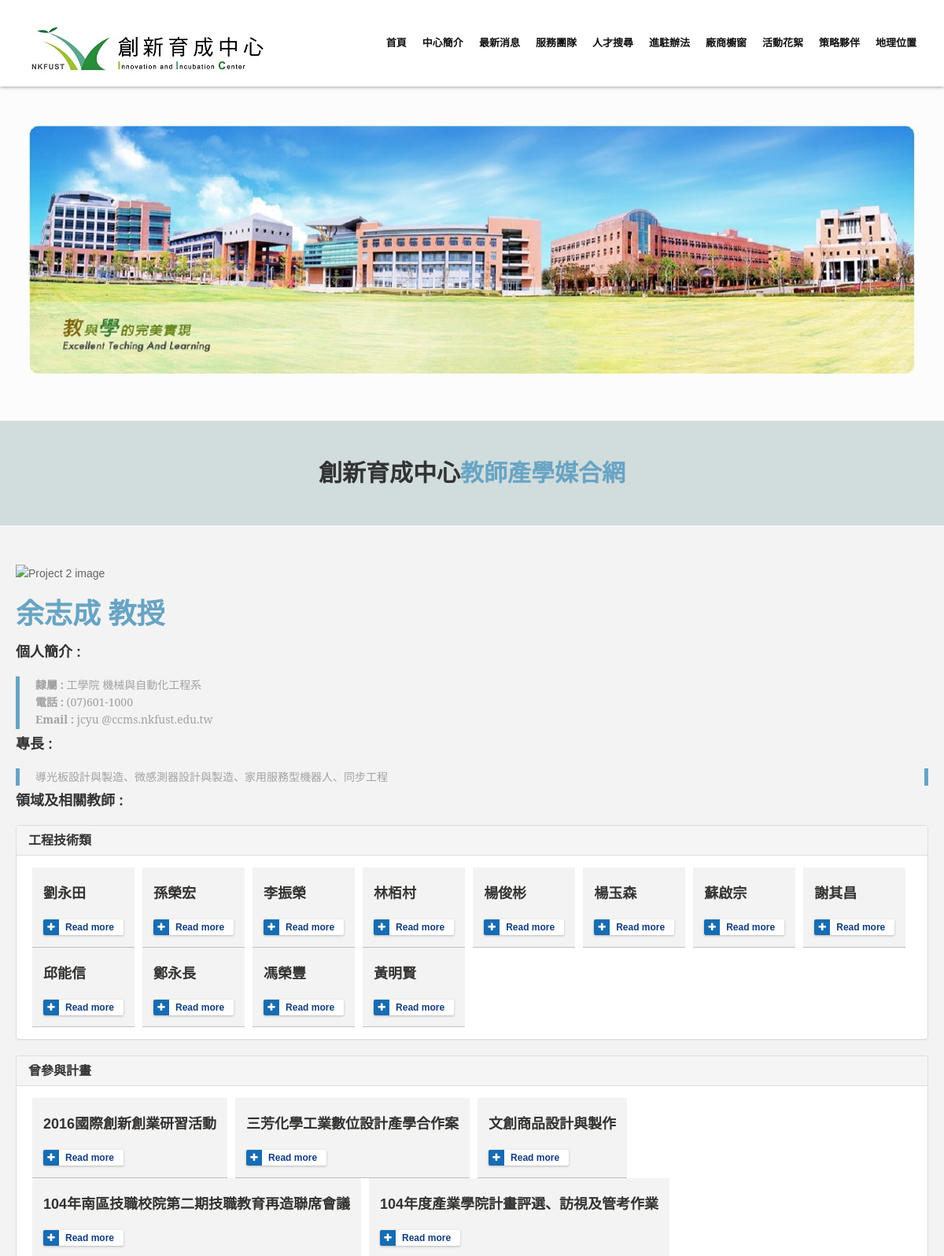
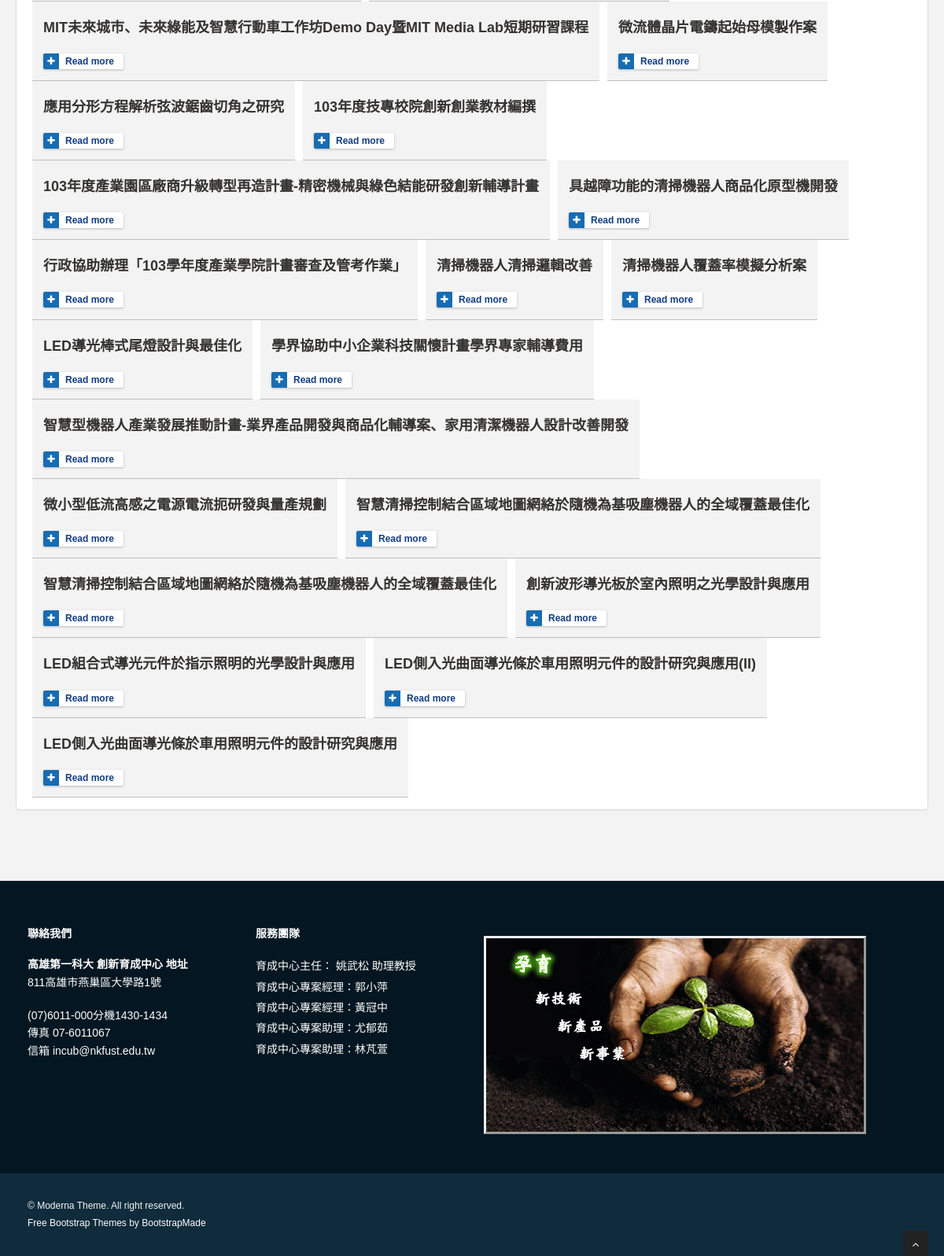
Page /index.php/members/memberid/00011001 on the committed database (2 pictures, top to bottom).
### tables this page shows
CREATE TABLE `faculty` (
  `serial_number` int(11) NOT NULL AUTO_INCREMENT,
  `id` varchar(8) DEFAULT NULL,
  `college` varchar(4) DEFAULT NULL,
  `department` varchar(4) DEFAULT NULL,
  `name` varchar(50) DEFAULT NULL,
  `PP` varchar(10) DEFAULT NULL,
  `phone` varchar(20) DEFAULT NULL,
  `extension` varchar(10) DEFAULT NULL,
  `fax` varchar(20) DEFAULT NULL,
  `email` varchar(255) DEFAULT NULL,
  `classify` varchar(50) DEFAULT NULL,
  `specialized` text,
  PRIMARY KEY (`serial_number`)
);

CREATE TABLE `colleges` (
  `serial_number` int(11) NOT NULL AUTO_INCREMENT,
  `id` varchar(3) DEFAULT NULL,
  `c_abbr` varchar(5) DEFAULT NULL,
  `c_ename` varchar(64) DEFAULT NULL,
  `c_cname` varchar(16) DEFAULT NULL,
  PRIMARY KEY (`serial_number`)
);

CREATE TABLE `departments` (
  `serial_number` int(11) NOT NULL AUTO_INCREMENT,
  `id` varchar(3) DEFAULT NULL,
  `d_eabbr` varchar(5) DEFAULT NULL,
  `d_cabbr` varchar(16) DEFAULT NULL,
  `d_ename` varchar(64) DEFAULT NULL,
  `d_cname` varchar(64) DEFAULT NULL,
  PRIMARY KEY (`serial_number`)
);

CREATE TABLE `ia_relation` (
  `p_id` varchar(13) NOT NULL,
  `year` varchar(3) DEFAULT NULL,
  `department` varchar(63) DEFAULT NULL,
  `host_name` varchar(63) DEFAULT NULL,
  `project_name` varchar(255) DEFAULT NULL,
  PRIMARY KEY (`p_id`)
);

CREATE TABLE `most_relation_in` (
  `year` varchar(4) NOT NULL,
  `project_number` varchar(30) NOT NULL,
  `host_name` varchar(255) NOT NULL,
  PRIMARY KEY (`year`,`project_number`,`host_name`)
);

CREATE TABLE `most_project` (
  `p_id` varchar(30) NOT NULL,
  `start_time` varchar(10) DEFAULT NULL,
  `end_time` varchar(10) DEFAULT NULL,
  `project_name` varchar(255) DEFAULT NULL,
  `applier` varchar(8) DEFAULT NULL,
  PRIMARY KEY (`p_id`)
);

### application/controllers/Members.php (called while the page is built, shortened)
<?php
	class Members extends CI_Controller {
		public function __construct(){
			$this->load->model('Search_model');
			$this->load->helper('form');
			$this->load->library('form_validation');
			$this->load->helper('url');
		}
		public function memberID($id){
			$data['project'] = $this->Search_model->get_project($id);
			$data['profile'] = $this->Search_model->get_profile($id);
			$data['title'] = '';
			$expertise = $data['profile'];
			$data['expertise'] = $this->Search_model->get_expertise(@$expertise[0]['expertise'][0]['code']);
			$this->load->view('templates/head');
			$this->load->view('templates/subtitle');
			$this->load->view('members/member_body',$data);
			$this->load->view('templates/footer.php');
        }
}

### index.php (called while the page is built, shortened)
<?php
require_once BASEPATH.'core/CodeIgniter.php';

### application/models/Search_model.php (called while the page is built, shortened)
<?php
	class Search_model extends CI_Model {
		public function get_project($cond) {
			$qString1 = 'select distinct(project_name), `year`, `p_id` from ia_relation where host_name = "'.$cond.'" order by year desc ;';
			$qString2 = 'select project_name, `year`, `p_id`';
			$qString2 .= ' from most_relation_in left join most_project on';
			$qString2 .= ' most_relation_in.project_number = most_project.p_id ';
			$qString2 .= ' where host_name = "'.$cond.'" order by year desc ;';
			$query1 = $this->db->query($qString1);
			$query2 = $this->db->query($qString2);
			$result1 = $query1->result_array();
			$result2 = $query2->result_array();
			$result = array_merge($result1,$result2);
			return $result;
		}
		public function get_profile($cond = FALSE) {
			$columns = array(
				'c_cname',
				'd_cname',
				'd_cabbr',
				'name',
				'PP',
				'phone',
				'extension',
				'fax',
				'email',
				'specialized',
				'classify'
			);
			$s_columns = implode(', ',$columns);
			$qString = 'select faculty.id, '.$s_columns.' from faculty ';
			$qString .= 'left join colleges on College = colleges.id ';
			$qString .= 'left join departments on Department = departments.id ';
			$qString .= 'where faculty.id = "'.$cond.'";';
			$query = $this->db->query($qString);
			$result = $query->result_array();
			$qString = 'select code,code_expertise.expertise from relation ';
			$qString .= 'left join code_expertise on code = relation.expertise ';
			$qString .= 'where t_id = "'.$cond.'";';
			$query = $this->db->query($qString);
			$result[0]['expertise'] = $query->result_array();
			return $result;
		}
		public function get_expertise($cond = FALSE) {
			$qString = 'select distinct id, name from faculty ';
			$qString .= 'left join relation on id = t_id ';
			$qString .= 'where expertise = "'.$cond.'";';
			if ($cond != "") {
				$query = $this->db->query($qString);
				$result = $query->result_array();
			} else {
				$result = null;
			}
			return $result;
		}
	}

### application/views/members/member_body.php (the view, shortened to what this page needs)
<section id="content">
<div class="container">
	<div class="row">
					<div class="blog">
							<div class="extra_wrapper">
								 <img src="img/showcase/project2.png" alt="Project 2 image" class="img-responsive underlay">
								<h1 class="blog_head color1"><a href="#"> <?php echo $profile[0]['name'].' '.$profile[0]['PP']; ?> </a></h1>
								<p>
								<h4><b>個人簡介 : </b></h4>
									<span class="pullquote-left">
									<b>隸屬 :</b> <?php echo $profile[0]['c_cname'].' '.$profile[0]['d_cname']; ?> <br>
									<b>電話 : </b><?php echo $profile[0]['phone']; ?> <br>
									<b>Email :</b> <?php echo $profile[0]['email']; ?> <br>
									</span>
								<h4><b>專長 : </b></h4>
								<span class="pullquote-left"><span class="pullquote-right">
								<?php echo $profile[0]['specialized'];?>
								</p>
								<h4><b>領域及相關教師 : </b></h4>
							</div>
					</div>
					<div class="panel-group" id="accordion" role="tablist" aria-multiselectable="true">
						<div class="panel panel-default">
							<div class="panel-heading" role="tab" id="headingOne">
								<h4 class="panel-title">
									<a role="button" data-toggle="collapse" data-parent="#accordion" href="#collapseOne" aria-expanded="true" aria-controls="collapseOne">
										<?php echo $profile[0]['classify']?>
									</a>
								</h4>
							</div>
							<div id="collapseOne" class="panel-collapse collapse in" role="tabpanel" aria-labelledby="headingOne">
								<div class="panel-body">
								<div class="item-carousel" data-toggle="owlcarousel" data-owlcarousel-settings='{"items":8, "pagination":true, "navigation":true, "itemsScaleUp":true}'>
										<?php foreach ($expertise as $relation_item):
												if($relation_item['id'] != $profile[0]['id']){ ?>
											<div class="item">
									              <div class="item-details bg-noise">
									                <h4 class="item-title"><a href="<?php echo base_url('index.php').'/members/memberid/'.$relation_item['id']?>"><?php echo $relation_item['name']?></a></h4>
									                <a href="<?php echo base_url('index.php').'/members/memberid/'.$relation_item['id']?>" class="btn btn-more"><i class="fa fa-plus"></i>Read more</a>
									              </div>
							            	</div>
										<?php }
											endforeach ?>
      								</div>
								</div>
							</div>
						</div>
					</div>
			<div class="panel-group" id="accordion" role="tablist" aria-multiselectable="true">
						<div class="panel panel-default">
							<div class="panel-heading" role="tab" id="headingOne">
								<h4 class="panel-title">
									<a role="button" data-toggle="collapse" data-parent="#accordion" href="#collapseTwo" aria-expanded="true" aria-controls="collapseTwo">
										曾參與計畫
									</a>
								</h4>
							</div>
					<div id="collapseTwo" class="panel-collapse collapse in" role="tabpanel" aria-labelledby="headingOne">
						<div class="panel-body">
						<div class="item-carousel" data-toggle="owlcarousel" data-owlcarousel-settings='{"items":1, "pagination":true, "navigation":true, "itemsScaleUp":true}'>
									<?php foreach ($project as $project_item):
												if(@$relation_item['id'] != $profile[0]['id']){ ?>
											<div class="item">
									              <div class="item-details bg-noise">
									                <h4 class="item-title"><a href=""><?php echo $project_item['project_name']?></a></h4>
									                <a href="" class="btn btn-more"><i class="fa fa-plus"></i>Read more</a>
									              </div>
							            	</div>
										<?php }
											endforeach ?>
							</div>
						</div>
					</div>
						</div>
								</div>
							</div>
						</div>
					</div>

### userfile/tests/css/style.css (style rules this page uses)
body { font-family: 'Microsoft JhengHei', "微軟正黑體", 'LiHei Pro', sans-serif, Ariel; font-size:14px; line-height:1.6em; color:#656565; }
a, a:hover,a:focus,a:active, footer a.text-link:hover, strike, .post-meta span a:hover, footer a.text-link, ul.meta-post li a:hover, ul.cat li a:hover, ul.recent li h6 a:hover, ul.portfolio-categ li.active a, ul.portfolio-categ li.active a:hover, ul.portfolio-categ li a:hover,ul.related-post li h4 a:hover, span.highlight,article .post-heading h3 a:hover, .navbar .nav > .active > a,.navbar .nav > .active > a:hover,.navbar .nav > li > a:hover,.navbar .nav > li > a:focus,.navbar .nav > .active > a:focus { color:#68A4C4; }
h2, h3, h4, h5, h6 { font-family:'Microsoft JhengHei', "微軟正黑體", 'LiHei Pro', sans-serif, Ariel; font-weight:700; line-height:1.1em; color:#333; margin-bottom: 20px; }
h1 { font-family:'Noto Serif', serif; font-weight:700; line-height:1.1em; color:#fff; margin-bottom: 20px; margin-top: 20px; }
.container { padding:0 20px 0 20px; position:relative; }
.row,.row-fluid { margin-bottom:30px; }
.item-carousel .item { display: block; float: left; padding: 0 5px; }
.item-carousel .item-details { padding: 1em; background: #f3f3f3; border-bottom: 1px solid #bfbfbf; }
.item-carousel .item-details .item-title { font-weight: 600; }
.item-carousel .item-details .item-title a { color: #343331; }
#content { position:relative; background:#e6e6e67d; padding:50px 0 40px 0; }
#content img { max-width:100%; height:auto; }
.pullquote-left { display:block; color:#a2a2a2; font-family:'Noto Serif', serif; font-size:14px; line-height:1.6em; padding-left:20px; }
.pullquote-right { display:block; color:#a2a2a2; font-family:'Noto Serif', serif; font-size:14px; line-height:1.6em; padding-right:20px; }
.btn-more { background: #ffffff; color: #123d82; -webkit-box-shadow: 0 1px 3px rgba(52, 51, 49, 0.3); -moz-box-shadow: 0 1px 3px rgba(52, 51, 49, 0.3); box-shadow: 0 1px 3px rgba(52, 51, 49, 0.3); -webkit-border-radius: 2px; -moz-border-radius: 2px; border-radius: 2px; padding: 0 12px 0 0; text-transform: none; display: inline-block; line-height: 20px; border: none; margin: 0; -webkit-transition: all 0.2s ease-out; -moz-transition: all 0.2s ease-out; -o-transition: all 0.2s ease-out; transition: all 0.2s ease-out; font-weight: bold; }
.btn-more i, .btn-more [class*=" icon-"] { background: #176cb2; color: #ffffff; font-style: normal; font-weight: 100; -webkit-border-radius: 2px 0 0 2px; -moz-border-radius: 2px 0 0 2px; border-radius: 2px 0 0 2px; height: 20px; width: 20px; display: inline-block; line-height: 20px; text-align: center; margin: 0; padding: 0; margin-right: 8px; }

### userfile/tests/css/defaults.css (style rules this page uses)
a, a:hover,a:focus,a:active, footer a.text-link:hover, strike, .post-meta span a:hover, footer a.text-link, ul.meta-post li a:hover, ul.cat li a:hover, ul.recent li h6 a:hover, ul.portfolio-categ li.active a, ul.portfolio-categ li.active a:hover, ul.portfolio-categ li a:hover,ul.related-post li h4 a:hover, span.highlight,article .post-heading h3 a:hover, .navbar .nav > .active > a,.navbar .nav > .active > a:hover,.navbar .nav > li > a:hover,.navbar .nav > li > a:focus,.navbar .nav > .active > a:focus { color:#68A4C4; }
.pullquote-left { border-left:5px solid #68A4C4; }
.pullquote-right { border-right:5px solid #68A4C4; }

### userfile/tests/css/overwrite.css (style rules this page uses)
.btn { font-size: 12px; text-transform:uppercase; text-shadow: none; background-image:none; border-color: none; border-bottom-color: none; -webkit-box-shadow: none; -moz-box-shadow: none; box-shadow: none; }
.btn { outline:0; -webkit-border-radius: 2px; -moz-border-radius: 2px; border-radius: 2px; }
a.btn,.btn:focus { outline:0; }

### rows in the picture
faculty: name "余志成", PP "教授", colleges.c_cname "工學院", departments.d_cname "機械與自動化工程系", phone "(07)601-1000", email "jcyu @ccms.nkfust.edu.tw", specialized "導光板設計與製造、微感測器設計與製造、家用服務型機器人、同步工程", classify "工程技術類"
ia_relation: project_name "2016國際創新創業研習活動"
ia_relation: project_name "三芳化學工業數位設計產學合作案"
ia_relation: project_name "文創商品設計與製作"
ia_relation: project_name "104年南區技職校院第二期技職教育再造聯席會議"
ia_relation: project_name "104年度產業學院計畫評選、訪視及管考作業"
ia_relation: project_name "MIT未來城市、未來綠能及智慧行動車工作坊Demo Day暨MIT Media Lab短期研習課程"
ia_relation: project_name "微流體晶片電鑄起始母模製作案"
ia_relation: project_name "應用分形方程解析弦波鋸齒切角之研究"
ia_relation: project_name "103年度技專校院創新創業教材編撰"
ia_relation: project_name "103年度產業園區廠商升級轉型再造計畫-精密機械與綠色結能研發創新輔導計畫"
ia_relation: project_name "具越障功能的清掃機器人商品化原型機開發"
ia_relation: project_name "行政協助辦理「103學年度產業學院計畫審查及管考作業」"
ia_relation: project_name "清掃機器人清掃邏輯改善"
ia_relation: project_name "清掃機器人覆蓋率模擬分析案"
ia_relation: project_name "LED導光棒式尾燈設計與最佳化"
ia_relation: project_name "學界協助中小企業科技關懷計畫學界專家輔導費用"
ia_relation: project_name "智慧型機器人產業發展推動計畫-業界產品開發與商品化輔導案、家用清潔機器人設計改善開發"
ia_relation: project_name "微小型低流高感之電源電流扼研發與量產規劃"
most_relation_in: most_project.project_name "智慧清掃控制結合區域地圖網絡於隨機為基吸塵機器人的全域覆蓋最佳化"
most_relation_in: most_project.project_name "智慧清掃控制結合區域地圖網絡於隨機為基吸塵機器人的全域覆蓋最佳化"
most_relation_in: most_project.project_name "創新波形導光板於室內照明之光學設計與應用"
most_relation_in: most_project.project_name "LED組合式導光元件於指示照明的光學設計與應用"
most_relation_in: most_project.project_name "LED側入光曲面導光條於車用照明元件的設計研究與應用(II)"
most_relation_in: most_project.project_name "LED側入光曲面導光條於車用照明元件的設計研究與應用"

### other values in the picture
$relation_item['name'] "劉永田"
$relation_item['name'] "孫榮宏"
$relation_item['name'] "李振榮"
$relation_item['name'] "林栢村"
$relation_item['name'] "楊俊彬"
$relation_item['name'] "楊玉森"
$relation_item['name'] "蘇啟宗"
$relation_item['name'] "謝其昌"
$relation_item['name'] "邱能信"
$relation_item['name'] "鄭永長"
$relation_item['name'] "馮榮豐"
$relation_item['name'] "黃明賢"
